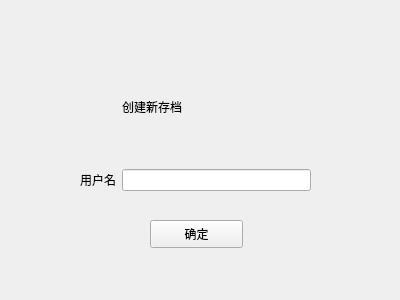
<?xml version="1.0" encoding="UTF-8"?>
<ui version="4.0">
 <class>Form</class>
 <widget class="QWidget" name="Form">
  <property name="geometry">
   <rect>
    <x>0</x>
    <y>0</y>
    <width>400</width>
    <height>300</height>
   </rect>
  </property>
  <property name="windowTitle">
   <string>Form</string>
  </property>
  <widget class="QWidget" name="gridLayoutWidget">
   <property name="geometry">
    <rect>
     <x>80</x>
     <y>50</y>
     <width>231</width>
     <height>141</height>
    </rect>
   </property>
   <layout class="QGridLayout" name="gridLayout">
    <item row="2" column="1">
     <widget class="QLineEdit" name="lineEdit"/>
    </item>
    <item row="2" column="0">
     <widget class="QLabel" name="label_2">
      <property name="text">
       <string>用户名</string>
      </property>
     </widget>
    </item>
    <item row="1" column="1">
     <widget class="QLabel" name="label">
      <property name="text">
       <string>创建新存档</string>
      </property>
     </widget>
    </item>
   </layout>
  </widget>
  <widget class="QPushButton" name="pushButton">
   <property name="geometry">
    <rect>
     <x>150</x>
     <y>220</y>
     <width>93</width>
     <height>28</height>
    </rect>
   </property>
   <property name="text">
    <string>确定</string>
   </property>
  </widget>
 </widget>
 <resources/>
 <connections/>
</ui>
